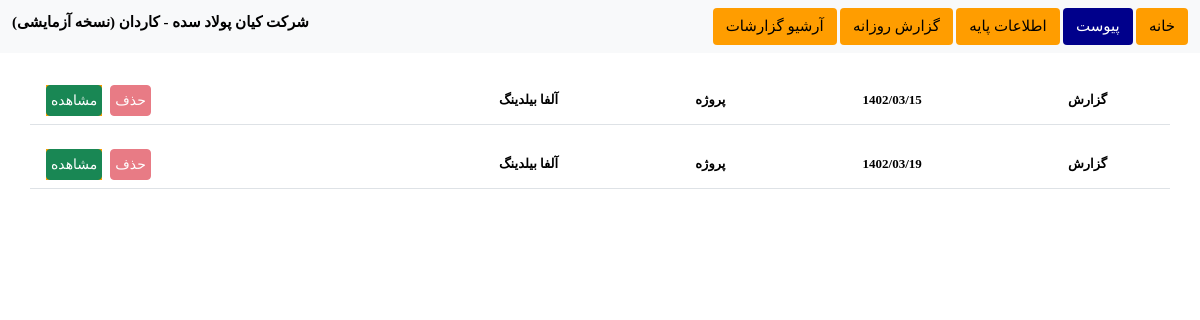
/home/daily-reports/, run on an earlier commit of the app's database.
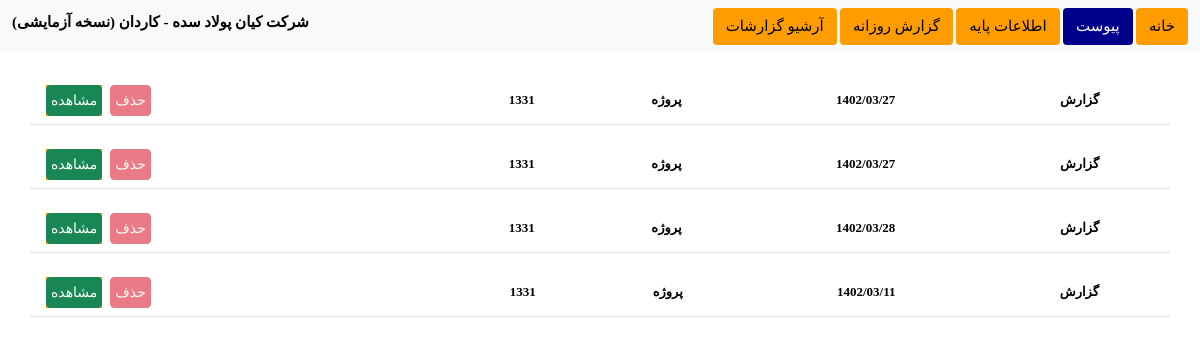
And on a later commit of the database.
### automation/models.py (models this page shows, shortened)
class DailyReport(models.Model):
    project_name = models.CharField(max_length=250, default="Automation Project")
    employer = models.CharField(max_length=250, default="Default Employer")
    employee = models.CharField(max_length=250, default="Default Employee")
    contract_number = models.CharField(max_length=15,
                                       validators=[RegexValidator(r'^\d{1,10}$', 'Enter a valid number.')],
                                       default="123456789")
    date = models.DateTimeField(default=jdatetime.datetime.now().strftime("%Y-%m-%d %H:%M:%S"))
    weekday = models.IntegerField(choices=WEEKDAY_CHOICES, default=datetime.now().weekday())
    date_created = models.DateTimeField(default=jdatetime.datetime.now().strftime("%Y-%m-%d %H:%M:%S"))
    temperature_min = models.DecimalField(max_digits=3, decimal_places=0, default=00.0,)
    temperature_max = models.DecimalField(max_digits=3, decimal_places=0, default=00.0,)
    weather = models.IntegerField(choices=WEATHER_CHOICES, default=0)
    dust_value = models.IntegerField(default=0)
    consultor_name = models.CharField(max_length=250, default="Consultor Project")
    positions = models.ManyToManyField(Position, through='PositionCount')
    countPositions = models.IntegerField(default=0)
    professions = models.ManyToManyField(Profession, through='ProfessionCount')
    countProfessions = models.IntegerField(default=0)
    countPeople = models.IntegerField(default=0)
    machines = models.ManyToManyField(Machine, through='MachineCount')
    countActiveMachines = models.IntegerField(default=0)
    countInactiveMachines = models.IntegerField(default=0)
    countAllMachines = models.IntegerField(default=0)
    materials = models.ManyToManyField(Material, through='MaterialCount')
    contractors = models.ManyToManyField(Contractor, through='ContractorCount')
    countContractors = models.IntegerField(default=0)
    equipes = models.ManyToManyField(Equipe, through='EquipeCount')
    countEquipes = models.IntegerField(default=0)
    tasks = models.ManyToManyField(Task, through="TaskReport")
    deletable = models.BooleanField(default=1)
    def check_deletability(self):
        now = jdatetime.datetime.now()
        now = jdatetime.datetime(now.year, now.month, now.day,
                                 now.hour, now.minute, now.second,)
        date = jdatetime.datetime(self.date_created.year, self.date_created.month, self.date_created.day,
                                  self.date_created.hour, self.date_created.minute, self.date_created.second,)
        bound = jdatetime.timedelta(0, 0, 1, 0, 0, 0,)
        if now - date < bound:
            self.deletable = 0
            self.save()
        else:
            self.deletable = 1
            self.save()

### automation/views.py (the view)
# urls.py: path("home/daily-reports/", reports_daily),
def reports_daily(request):
    reports = DailyReport.objects.all()
    for report in reports:
        report.check_deletability()
    context = {
        "reports": reports,
    }
    return render(request, "reports-list.html", context=context)

### automation/templates/automation/reports-list.html (shortened to what this page needs)
{% extends "base.html" %}
{% block content %}
    <div class="container" style="margin-top: 2%">
        <div class="row">
            {% for report in reports %}
                    <table class="table" id="table-{{ report.id }}">
                        <thead class="">
                            <tr class="" style="">
                                <th class="text-centred">گزارش</th>
                                <th class="text-centred">{{ report.date|date:'Y/m/d' }}</th>
                                <th class="text-centred">پروژه</th>
                                <th class="text-centred">{{ report.project_name }}</th>
                                <th class="text-centred">
                                    <a style="float: left" href="{{ report.id }}" class="mx-2">
                                        <button type="button" class="btn btn-sm btn-success p-1 fs-18">مشاهده</button>
                                    </a>
                                    <a>
                                        <button id="{{ report.id }}" type="button" class="btn btn-sm btn-danger p-1 fs-18"
                                                disabled style="float: left" onclick="del_report('{{ report.id }}')">حذف</button>
                                    </a>
                                </th>
                            </tr>
                        </thead>
                    </table>
                {% endfor %}
        </div>
    </div>
{% endblock %}

### automation/templates/automation/base.html (shortened to what this page needs)
{% load static %}
<html lang="en" dir="rtl">
<head>
    <link rel="stylesheet" type="text/css" href="{% static 'css/myStyle.css' %}">
    <link type="text/css" rel="stylesheet" href="{% static 'css/jalalidatepicker.min.css' %}" />
    {% load bootstrap5 %}
    {% bootstrap_css %}
</head>
<body>
<nav class="navbar navbar-light bg-light">
    <div class="container-fluid">
      <div>
          <a href="/home" class=""><button type="button" class="btn-color onhover" style="font-size: 15px">خانه</button></a>
          <a href="/#" class=""><button type="button" class="btn-color onhover" style="font-size: 15px; background-color: darkblue; color: white" id="peyvast">پیوست</button></a>
          <a href="/home/add-base-data/"><button type="button" class=" btn-color onhover" style="font-size: 15px">اطلاعات پایه</button></a>
          <a href="/home/create-report/"><button type="button" class=" btn-color onhover" style="font-size: 15px">گزارش روزانه</button></a>
          <a href="/home/daily-reports/"><button type="button" class=" btn-color onhover" style="font-size: 15px">آرشیو گزارشات</button></a>
      </div>
      <h1 class="navbar-brand" style="font-size: 15px; font-weight: bold">شرکت کیان پولاد سده - کاردان (نسخه آزمایشی)</h1>
    </div>
</nav>
{% block content %}{% endblock %}
</body>
</html>

### static/css/myStyle.css (style rules this page uses)
html * { font-family: "B Nazanin"; font-size: 13px; font-weight: bold; }
thead * { font-family: "B Yekan"; font-weight: bold; font-size: 13px; background-color: #ff9d00; }
.btn-color { font-family: "B Yekan"; font-weight: normal; display: inline-block; color: black; text-align: center; text-decoration: none; vertical-align: middle; cursor: pointer; user-select: none; background-color: #ff9d00; border: 1px solid transparent; padding: 0.375rem 0.75rem; border-radius: 0.25rem; }
.text-centred { vertical-align: middle; text-align: center; }

What changed in the data, as far as the page shows it:
removed DailyReport: date "1402/03/15", project_name "آلفا بیلدینگ"
removed DailyReport: date "1402/03/19", project_name "آلفا بیلدینگ"
added DailyReport: date "1402/03/27", project_name "1331"
added DailyReport: date "1402/03/27", project_name "1331"
added DailyReport: date "1402/03/28", project_name "1331"
added DailyReport: date "1402/03/11", project_name "1331"
